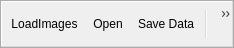
<?xml version="1.0" encoding="UTF-8"?>
<ui version="4.0">
 <class>MainControlsToolbar</class>
 <widget class="QToolBar" name="MainControlsToolbar">
  <property name="geometry">
   <rect>
    <x>0</x>
    <y>0</y>
    <width>234</width>
    <height>48</height>
   </rect>
  </property>
  <property name="font">
   <font>
    <pointsize>9</pointsize>
   </font>
  </property>
  <property name="windowTitle">
   <string>Main Controls</string>
  </property>
  <property name="windowIcon">
   <iconset resource="scanner.qrc">
    <normaloff>:/scanner/Resources/Icons/3D.jpg</normaloff>:/scanner/Resources/Icons/3D.jpg</iconset>
  </property>
  <property name="orientation">
   <enum>Qt::Horizontal</enum>
  </property>
  <property name="floatable">
   <bool>true</bool>
  </property>
  <action name="actionOpenData">
   <property name="icon">
    <iconset resource="scanner.qrc">
     <normaloff>:/scanner/Resources/Icons/pqOpen24.png</normaloff>:/scanner/Resources/Icons/pqOpen24.png</iconset>
   </property>
   <property name="text">
    <string>Open...</string>
   </property>
   <property name="statusTip">
    <string>Open</string>
   </property>
   <property name="PV_MUST_BE_MASTER_TO_SHOW" stdset="0">
    <bool>true</bool>
   </property>
  </action>
  <action name="actionSaveData">
   <property name="enabled">
    <bool>true</bool>
   </property>
   <property name="icon">
    <iconset resource="scanner.qrc">
     <normaloff>:/scanner/Resources/Icons/pqSave24.png</normaloff>:/scanner/Resources/Icons/pqSave24.png</iconset>
   </property>
   <property name="text">
    <string>Save Data...</string>
   </property>
   <property name="PV_MUST_BE_MASTER_TO_SHOW" stdset="0">
    <bool>true</bool>
   </property>
  </action>
  <action name="actionHelp">
   <property name="icon">
    <iconset resource="scanner.qrc">
     <normaloff>:/scanner/Resources/Icons/pqHelp24.png</normaloff>:/scanner/Resources/Icons/pqHelp24.png</iconset>
   </property>
   <property name="text">
    <string>Help</string>
   </property>
  </action>
  <action name="actionUndo">
   <property name="icon">
    <iconset resource="scanner.qrc">
     <normaloff>:/scanner/Resources/Icons/pqUndo24.png</normaloff>:/scanner/Resources/Icons/pqUndo24.png</iconset>
   </property>
   <property name="text">
    <string>&amp;Undo</string>
   </property>
   <property name="iconText">
    <string>Undo</string>
   </property>
   <property name="toolTip">
    <string>Undo(Ctrl+Z)</string>
   </property>
   <property name="shortcut">
    <string>Ctrl+Z</string>
   </property>
   <property name="visible">
    <bool>true</bool>
   </property>
  </action>
  <action name="actionRedo">
   <property name="icon">
    <iconset resource="scanner.qrc">
     <normaloff>:/scanner/Resources/Icons/pqRedo24.png</normaloff>:/scanner/Resources/Icons/pqRedo24.png</iconset>
   </property>
   <property name="text">
    <string>&amp;Redo</string>
   </property>
   <property name="toolTip">
    <string>Redo(Ctrl+R)</string>
   </property>
   <property name="shortcut">
    <string>Ctrl+R</string>
   </property>
  </action>
  <action name="actionLoadImages">
   <property name="icon">
    <iconset resource="scanner.qrc">
     <normaloff>:/scanner/Resources/Icons/importPictureDocument.ico</normaloff>:/scanner/Resources/Icons/importPictureDocument.ico</iconset>
   </property>
   <property name="text">
    <string>LoadImages</string>
   </property>
  </action>
  <addaction name="actionLoadImages"/>
  <addaction name="actionOpenData"/>
  <addaction name="actionSaveData"/>
  <addaction name="separator"/>
  <addaction name="actionUndo"/>
  <addaction name="actionRedo"/>
  <addaction name="separator"/>
  <addaction name="actionHelp"/>
 </widget>
 <resources>
  <include location="scanner.qrc"/>
 </resources>
 <connections/>
</ui>
